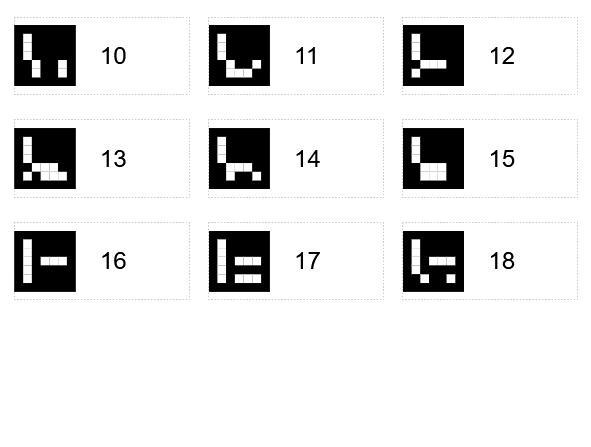
#> input picture aruco_template.PNG, 591 x 447 px, given in place of test1.jpg, which was not available
$ python edge_detection_sobel.py   (older library calls are emulated)
#> lines starting #> are read from the running program, lines starting #| are printed output that depends on the picture; after the words box and inside, x2 and y2 are one past the last pixel; in counts of white or black regions, pixels touching at a corner belong together; pictures that were not available may be replaced by others from this repository, and a replacement may not be noted
import math
import cv2
from cv2 import CV_32FC2
from cv2 import line
import numpy as np

# [23 lines of commented-out code are left out]

scale = 1
delta = 0
ddepth = cv2.CV_16S

# cap = cv2.VideoCapture(0,cv2.CAP_DSHOW)

# Convert the image to grayscale
frame_ori = cv2.imread('D:/4_KULIAH_S2/Summer_Project/test1.jpg')
#> frame_ori is the input picture: shape (447, 591, 3); min 0, max 255, mean 226.6
frame = cv2.imread('D:/4_KULIAH_S2/Summer_Project/test1.jpg', 0)
#> frame: shape (447, 591); min 0, max 255, mean 226.6

# while True:
# _, frame = cap.read()

###############     Threshold         ###############
img_blur = cv2.GaussianBlur(frame, (3, 3), sigmaX=0, sigmaY=0)

# apply basic thresholding -- the first parameter is the image
# we want to threshold, the second value is is our threshold
# check; if a pixel value is greater than our threshold (in this case, 200), we set it to be *black, otherwise it is *white*
(T, thresInv) = cv2.threshold(img_blur, 115, 255, cv2.THRESH_BINARY_INV)
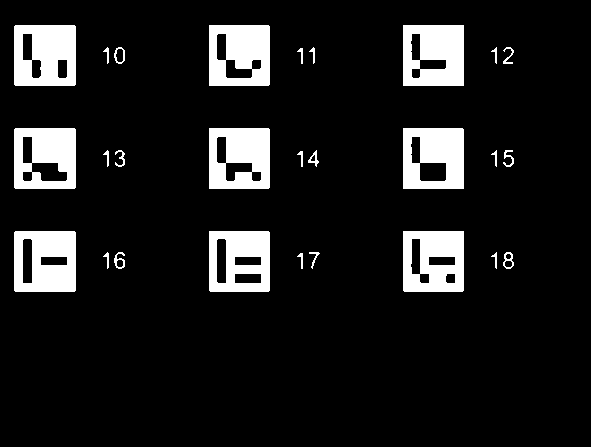
#> thresInv: shape (447, 591); 10.9% white; 27 white regions, largest, box (x1, y1, x2, y2) and area: (14, 25, 76, 86) 3230, (403, 25, 464, 86) 3206, (14, 231, 76, 292) 3176
(T_otsu, thresInv_otsu) = cv2.threshold(img_blur, 0, 255, cv2.THRESH_BINARY_INV | cv2.THRESH_OTSU)
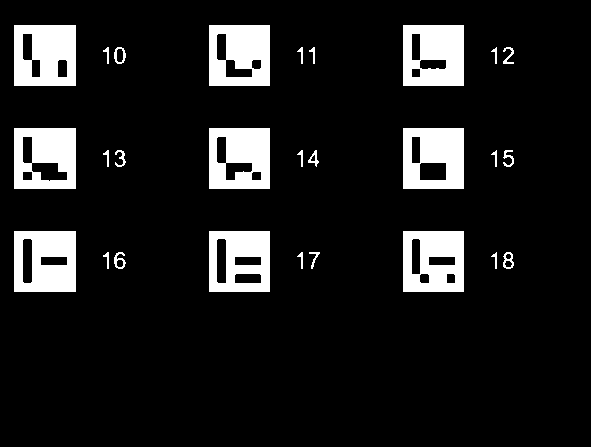
#> thresInv_otsu: shape (447, 591); 11% white; 27 white regions, largest, box (x1, y1, x2, y2) and area: (14, 25, 76, 86) 3262, (403, 25, 464, 86) 3225, (14, 231, 76, 292) 3182
#> T_otsu = 133
thresInv_adaptive = cv2.adaptiveThreshold(img_blur, 255, cv2.ADAPTIVE_THRESH_MEAN_C, cv2.THRESH_BINARY_INV, 21, 10)
#> thresInv_adaptive: shape (447, 591); 10.5% white; 654 white regions (627 under 20 px), largest, box (x1, y1, x2, y2) and area: (402, 231, 464, 292) 2810, (14, 231, 76, 292) 2794, (14, 25, 76, 86) 2782
thresInv_adaptive_gausian = cv2.adaptiveThreshold(img_blur, 255, cv2.ADAPTIVE_THRESH_GAUSSIAN_C, cv2.THRESH_BINARY_INV, 21, 4)
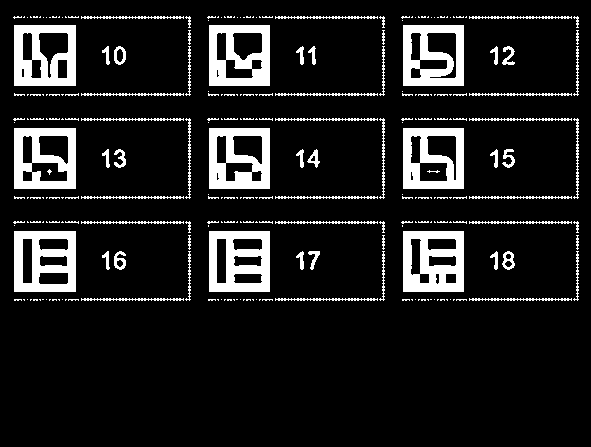
#> thresInv_adaptive_gausian: shape (447, 591); 11.8% white; 258 white regions (171 under 20 px), largest, box (x1, y1, x2, y2) and area: (403, 231, 464, 292) 2719, (209, 231, 270, 292) 2574, (14, 231, 76, 292) 2557


# visualize only the masked regions in the image
# masked = cv2.bitwise_and(frame_ori, frame_ori, mask=thresInv)
# masked_otsu = cv2.bitwise_and(frame_ori, frame_ori, mask=thresInv_otsu)

# cv2.namedWindow("output", cv2.WINDOW_NORMAL)    # Create window with freedom of dimensions
# cv2.imshow("output", img_blur)
# cv2.namedWindow("output threshold", cv2.WINDOW_NORMAL)    # Create window with freedom of dimensions
# cv2.imshow("output threshold", thresInv)
# cv2.namedWindow("output threshold otsu", cv2.WINDOW_NORMAL)    # Create window with freedom of dimensions
# cv2.imshow("output threshold otsu", thresInv_otsu)
# cv2.namedWindow("output threshold adaptive", cv2.WINDOW_NORMAL)    # Create window with freedom of dimensions
# cv2.imshow("output threshold adaptive", thresInv_adaptive)
# cv2.namedWindow("output threshold adaptive gausian", cv2.WINDOW_NORMAL)    # Create window with freedom of dimensions
# cv2.imshow("output threshold adaptive gausian", thresInv_adaptive_gausian)

# cv2.namedWindow("output masked", cv2.WINDOW_NORMAL)    # Create window with freedom of dimensions
# cv2.imshow("output masked", masked)
# cv2.namedWindow("output masked otsu", cv2.WINDOW_NORMAL)    # Create window with freedom of dimensions
# cv2.imshow("output masked otsu", masked_otsu)
# cv2.waitKey(0)


###############     Sobel Edge          ###############
# Remove noise by blurring with a Gaussian filter ( kernel size = 3 )
# img_blur = cv2.GaussianBlur(frame, (3, 3), sigmaX=0, sigmaY=0)

# Calculate the derivatives in X direction
# src_gray: In our example, the input image. Here it is CV_8U
# grad_x / grad_y : The output image.
# ddepth: The depth of the output image. We set it to CV_16S to avoid overflow.
# x_order: The order of the derivative in x direction.
# y_order: The order of the derivative in y direction.
# scale, delta and BORDER_DEFAULT: We use default values.
# grad_x = cv2.Sobel(img_blur, ddepth, 1, 0, ksize=5, scale=scale, delta=delta, borderType=cv2.BORDER_DEFAULT)

# Calculate the derivatives in Y direction
# grad_y = cv2.Sobel(img_blur, ddepth, 0, 1, ksize=5, scale=scale, delta=delta, borderType=cv2.BORDER_DEFAULT)

# Calculate the derivatives in Y direction
grad_xy = cv2.Sobel(thresInv_adaptive, ddepth, 1, 1, ksize=5, scale=scale, delta=delta, borderType=cv2.BORDER_DEFAULT)
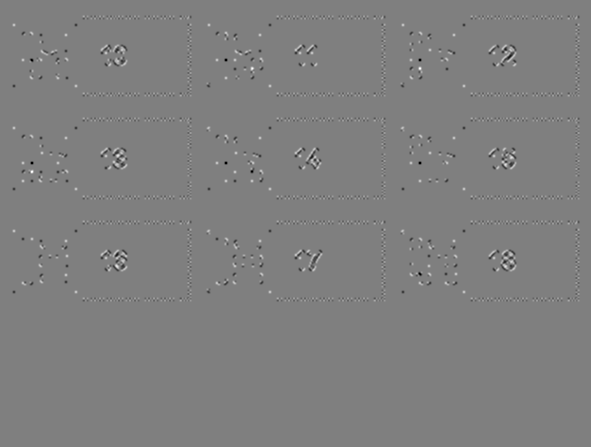
#> grad_xy: shape (447, 591) int16; min -4590, max 4590, mean 0; drawn with min black and max white

# Convert output to a CV_8U image
# abs_grad_x = cv2.convertScaleAbs(grad_x)
# abs_grad_y = cv2.convertScaleAbs(grad_y)
abs_grad_xy = cv2.convertScaleAbs(grad_xy)
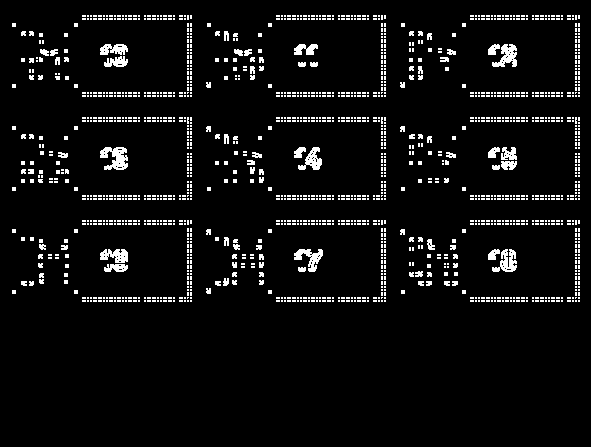
#> abs_grad_xy: shape (447, 591); 5.8% white in thin lines or dots, all inside (x1, y1, x2, y2) = (12, 15, 580, 302)

# Gradient (approximate the gradient by adding both directional gradients)
# grad = cv2.addWeighted(abs_grad_x, 0.5, abs_grad_y, 0.5, 0)
# grad3 = cv2.Canny(img_blur, 50, 200, None, 3)
grad = abs_grad_xy

# cv2.namedWindow("grad XY", cv2.WINDOW_NORMAL)    # Create window with freedom of dimensions
# cv2.namedWindow("canny", cv2.WINDOW_NORMAL)    # Create window with freedom of dimensions

# cv2.imshow("grad XY", abs_grad_xy)
# cv2.imshow("canny", grad3)

# cv2.waitKey(0)


###############         Hough Lines         ###############
# Copy edges to the images that will display the results in BGR
cgrad = cv2.cvtColor(grad, cv2.COLOR_GRAY2BGR)
cgradP = np.copy(cgrad)

#  Standard Hough Line Transform
# dst: Output of the edge detector. It should be a grayscale image (although in fact it is a binary one)
# lines: A vector that will store the parameters (r,θ) of the detected lines
# rho : The resolution of the parameter r in pixels. We use 1 pixel.
# theta: The resolution of the parameter θ in radians. We use 1 degree (CV_PI/180)
# threshold: The minimum number of intersections to "*detect*" a line
# srn and stn: Default parameters to zero. Check OpenCV reference for more info.
lines = cv2.HoughLines(grad, 1, np.pi / 180, 150, None, 0, 0)
#> lines = 19 rows, first 8: [15, 1.57], [18, 1.57], [92, 1.57], [95, 1.57], [117, 1.57], [195, 1.57], [198, 1.57], [220, 1.57]

if lines is not None:
    for i in range(0, len(lines)):
        rho = lines[i][0][0]
        theta = lines[i][0][1]
        a = math.cos(theta)
        b = math.sin(theta)
        x0 = a * rho
        y0 = b * rho
        pt1 = (int(x0 + 1000*(-b)), int(y0 + 1000*(a)))
        pt2 = (int(x0 - 1000*(-b)), int(y0 - 1000*(a)))
        cv2.line(cgrad, pt1, pt2, (0,0,255), 3, cv2.LINE_AA)
#> this loop made 19 passes
#> (rho, theta, a, b, x0, y0, pt1, pt2) on passes 1 to 10: (15, 1.57, -4.37e-08, 1, -6.56e-07, 15, (-1000, 14), (999, 15)), (18, 1.57, -4.37e-08, 1, -7.87e-07, 18, (-1000, 17), (999, 18)), (92, 1.57, -4.37e-08, 1, -4.02e-06, 92, (-1000, 91), (999, 92)), (95, 1.57, -4.37e-08, 1, -4.15e-06, 95, (-1000, 94), (999, 95)), (117, 1.57, -4.37e-08, 1, -5.11e-06, 117, (-1000, 116), (999, 117)), (195, 1.57, -4.37e-08, 1, -8.52e-06, 195, (-1000, 194), (999, 195)), (198, 1.57, -4.37e-08, 1, -8.65e-06, 198, (-1000, 197), (999, 198)), (220, 1.57, -4.37e-08, 1, -9.62e-06, 220, (-1000, 219), (999, 220)), (223, 1.57, -4.37e-08, 1, -9.75e-06, 223, (-1000, 222), (999, 223)), (297, 1.57, -4.37e-08, 1, -1.3e-05, 297, (-1000, 296), (999, 297))
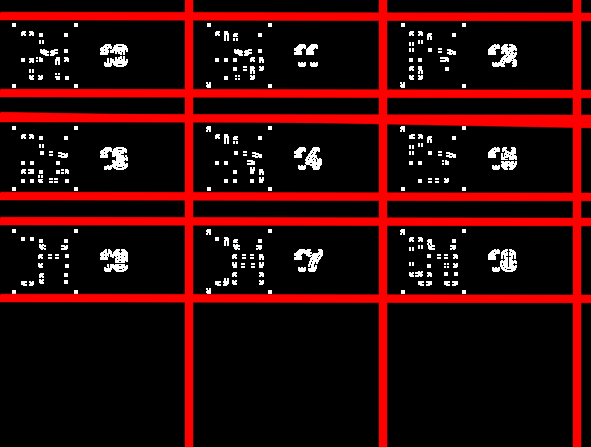
#> cgrad: shape (447, 591, 3); mean B, G, R 7.5, 7.5, 46.7

# Probabilistic Line Transform
# dst: Output of the edge detector. It should be a grayscale image (although in fact it is a binary one)
# lines: A vector that will store the parameters (xstart,ystart,xend,yend) of the detected lines
# rho : The resolution of the parameter r in pixels. We use 1 pixel.
# theta: The resolution of the parameter θ in radians. We use 1 degree (CV_PI/180)
# threshold: The minimum number of intersections to "*detect*" a line
# minLineLength: The minimum number of points that can form a line. Lines with less than this number of points are disregarded.
# maxLineGap: The maximum gap between two points to be considered in the same line.
linesP = cv2.HoughLinesP(grad, 1, np.pi / 180, 50, None, 50, 10)
#> linesP = 75 rows, first 6: [470, 18, 579, 18], [276, 117, 385, 117], [82, 196, 191, 196], [82, 95, 191, 95], [470, 15, 579, 15], [276, 16, 385, 16]

if linesP is not None:
    for i in range(0, len(linesP)):
        l = linesP[i][0]
        cv2.line(cgradP, (l[0], l[1]), (l[2], l[3]), (0, 0, 255), 3, cv2.LINE_AA)
#> this loop made 75 passes
#> l on passes 1 to 12: [470, 18, 579, 18], [276, 117, 385, 117], [82, 196, 191, 196], [82, 95, 191, 95], [470, 15, 579, 15], [276, 16, 385, 16], [470, 298, 579, 298], [470, 120, 579, 120], [276, 220, 385, 220], [82, 195, 191, 195], [470, 301, 579, 301], [470, 300, 579, 300]
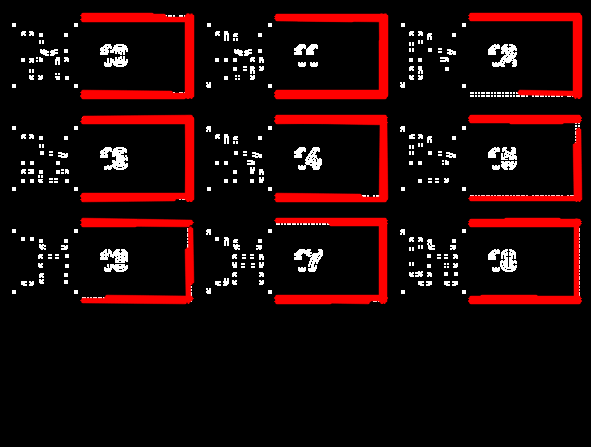
#> cgradP: shape (447, 591, 3); mean B, G, R 8, 8, 28.7


# cv2.imshow('normal', frame)
# cv2.imshow('gaussianblur', src)
# cv2.imshow('gray', gray)
cv2.namedWindow("output_grad", cv2.WINDOW_NORMAL)    # Create window with freedom of dimensions
# cv2.namedWindow("Detected Lines (in red) - Standard Hough Line Transform", cv2.WINDOW_NORMAL)    # Create window with freedom of dimensions
cv2.namedWindow("Detected Lines (in red) - Probabilistic Line Transform", cv2.WINDOW_NORMAL)    # Create window with freedom of dimensions

cv2.imshow("output_grad", grad)
# cv2.imshow("Detected Lines (in red) - Standard Hough Line Transform", cgrad)
cv2.imshow("Detected Lines (in red) - Probabilistic Line Transform", cgradP)

cv2.waitKey(0)

# k = cv2.waitKey(5) & 0xFF
# if k == 27:
#     break

$ run again, on aruco_template_desc.PNG
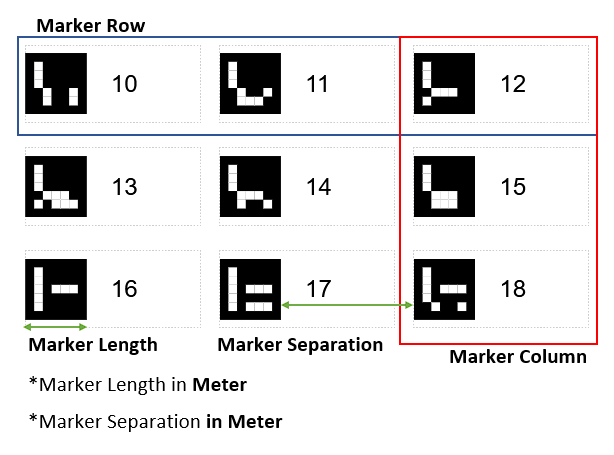
#> input picture aruco_template_desc.PNG, 614 x 455 px, given in place of test1.jpg, which was not available
#> frame_ori is the input picture: shape (455, 614, 3); mean B, G, R 220.8, 220.5, 222
#> thresInv: shape (455, 614); 11.8% white; 142 white regions (46 under 20 px), largest, box (x1, y1, x2, y2) and area: (25, 53, 87, 114) 3230, (414, 53, 475, 114) 3206, (25, 259, 87, 320) 3176
#> thresInv_otsu: shape (455, 614); 13% white; 132 white regions (12 under 20 px), largest, box (x1, y1, x2, y2) and area: (25, 53, 87, 114) 3264, (414, 53, 475, 114) 3242, (25, 259, 87, 320) 3183
#> T_otsu = 139
#> thresInv_adaptive: shape (455, 614); 15.3% white; 548 white regions (435 under 20 px), largest, box (x1, y1, x2, y2) and area: (16, 35, 599, 346) 8021, (413, 259, 475, 320) 2810, (25, 259, 87, 320) 2794
#> thresInv_adaptive_gausian: shape (455, 614); 16% white; 481 white regions (301 under 20 px), largest, box (x1, y1, x2, y2) and area: (16, 35, 599, 346) 7964, (414, 259, 475, 320) 2719, (220, 259, 281, 320) 2574
#> abs_grad_xy: shape (455, 614); 9.3% white; 1315 white regions (1158 under 20 px), largest, box (x1, y1, x2, y2) and area: (105, 411, 202, 435) 1228, (286, 335, 366, 358) 959, (34, 374, 104, 394) 797
#> lines = 110 rows, first 8: [351, 1.57], [343, 1.59], [337, 1.61], [339, 1.61], [333, 1.62], [330, 1.62], [322, 1.64], [326, 1.57]
#> the loop `for i in range(0, len(lines)):` made 110 passes
#> (rho, theta, a, b, x0, y0, pt1, pt2) on passes 1 to 6: (351, 1.57, -4.37e-08, 1, -1.53e-05, 351, (-1000, 350), (999, 351)), (343, 1.59, -0.0175, 1, -5.99, 342.9, (-1005, 325), (993, 360)), (337, 1.61, -0.0349, 0.999, -11.76, 336.8, (-1011, 301), (987, 371)), (339, 1.61, -0.0349, 0.999, -11.83, 338.8, (-1011, 303), (987, 373)), (333, 1.62, -0.0523, 0.999, -17.43, 332.5, (-1016, 280), (981, 384)), (330, 1.62, -0.0523, 0.999, -17.27, 329.5, (-1015, 277), (981, 381))
#> after the loop `for i in range(0, len(lines)):`:
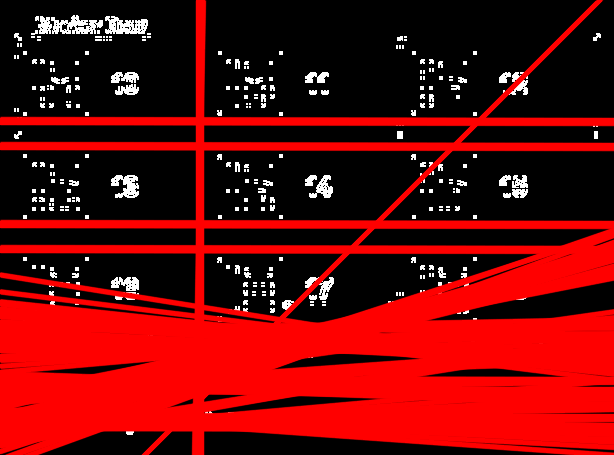
#> cgrad: shape (455, 614, 3); mean B, G, R 7.6, 7.6, 108.3
#> linesP = 132 rows, first 6: [453, 352, 587, 352], [27, 351, 158, 351], [451, 356, 588, 361], [222, 343, 384, 343], [259, 346, 384, 351], [454, 355, 555, 358]
#> the loop `for i in range(0, len(linesP)):` made 132 passes
#> after the loop `for i in range(0, len(linesP)):`:
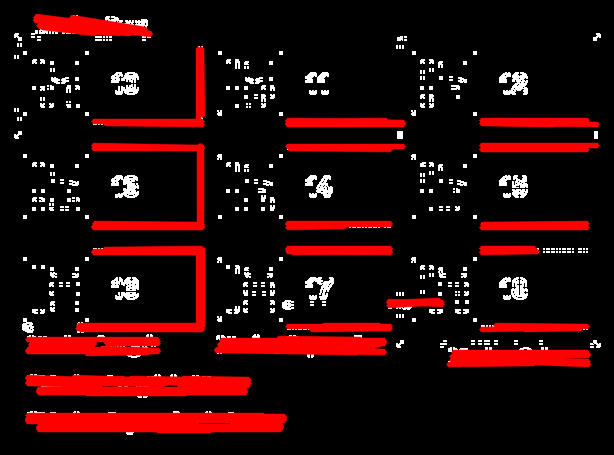
#> cgradP: shape (455, 614, 3); mean B, G, R 8.8, 8.8, 40.4
